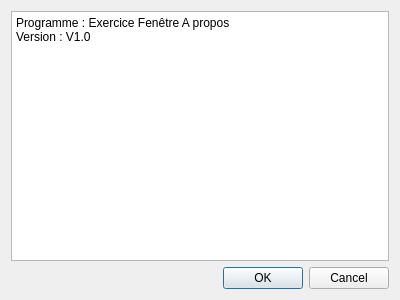
<?xml version="1.0" encoding="UTF-8"?>
<ui version="4.0">
 <class>Dialog</class>
 <widget class="QDialog" name="Dialog">
  <property name="geometry">
   <rect>
    <x>0</x>
    <y>0</y>
    <width>400</width>
    <height>300</height>
   </rect>
  </property>
  <property name="windowTitle">
   <string>Dialog</string>
  </property>
  <layout class="QVBoxLayout" name="verticalLayout">
   <item>
    <widget class="QPlainTextEdit" name="plainTextEdit">
     <property name="plainText">
      <string>Programme : Exercice Fenêtre A propos
Version : V1.0</string>
     </property>
    </widget>
   </item>
   <item>
    <widget class="QDialogButtonBox" name="buttonBox">
     <property name="orientation">
      <enum>Qt::Horizontal</enum>
     </property>
     <property name="standardButtons">
      <set>QDialogButtonBox::Cancel|QDialogButtonBox::Ok</set>
     </property>
    </widget>
   </item>
  </layout>
 </widget>
 <resources/>
 <connections>
  <connection>
   <sender>buttonBox</sender>
   <signal>accepted()</signal>
   <receiver>Dialog</receiver>
   <slot>accept()</slot>
   <hints>
    <hint type="sourcelabel">
     <x>248</x>
     <y>254</y>
    </hint>
    <hint type="destinationlabel">
     <x>157</x>
     <y>274</y>
    </hint>
   </hints>
  </connection>
  <connection>
   <sender>buttonBox</sender>
   <signal>rejected()</signal>
   <receiver>Dialog</receiver>
   <slot>reject()</slot>
   <hints>
    <hint type="sourcelabel">
     <x>316</x>
     <y>260</y>
    </hint>
    <hint type="destinationlabel">
     <x>286</x>
     <y>274</y>
    </hint>
   </hints>
  </connection>
 </connections>
</ui>
